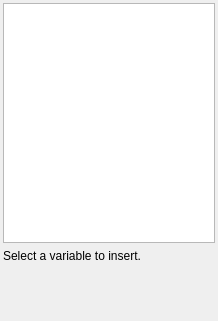
<?xml version="1.0" encoding="UTF-8"?>
<ui version="4.0">
 <class>Core::Internal::VariableChooser</class>
 <widget class="QWidget" name="Core::Internal::VariableChooser">
  <property name="geometry">
   <rect>
    <x>0</x>
    <y>0</y>
    <width>218</width>
    <height>321</height>
   </rect>
  </property>
  <property name="windowTitle">
   <string>Variables</string>
  </property>
  <layout class="QVBoxLayout" name="verticalLayout">
   <property name="leftMargin">
    <number>3</number>
   </property>
   <property name="topMargin">
    <number>3</number>
   </property>
   <property name="rightMargin">
    <number>3</number>
   </property>
   <property name="bottomMargin">
    <number>12</number>
   </property>
   <item>
    <widget class="QListWidget" name="variableList"/>
   </item>
   <item>
    <widget class="QLabel" name="variableDescription">
     <property name="minimumSize">
      <size>
       <width>0</width>
       <height>60</height>
      </size>
     </property>
     <property name="text">
      <string>Select a variable to insert.</string>
     </property>
     <property name="alignment">
      <set>Qt::AlignLeading|Qt::AlignLeft|Qt::AlignTop</set>
     </property>
     <property name="wordWrap">
      <bool>true</bool>
     </property>
    </widget>
   </item>
  </layout>
 </widget>
 <resources/>
 <connections/>
</ui>
